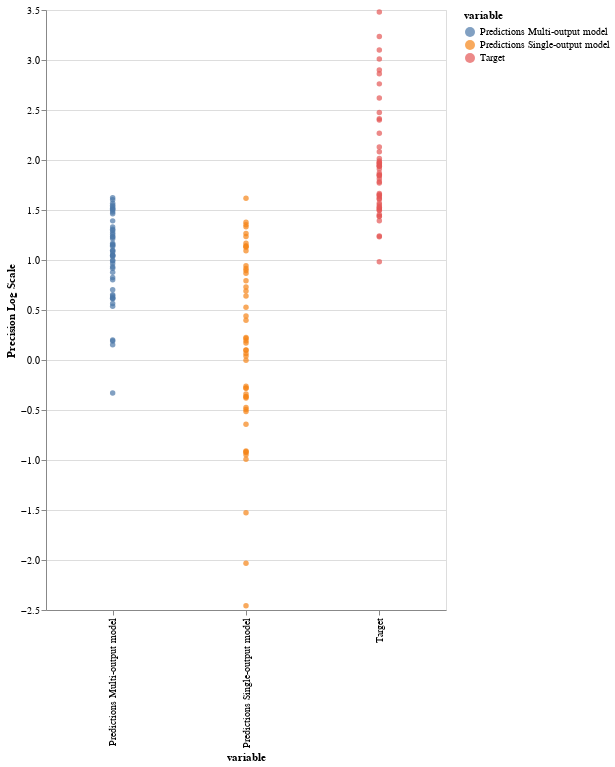

Notebook cell for this chart:
### Code cell
alt.Chart(single_multi_precision_df_f_id_1_melted).mark_circle().encode(
    x='variable:O',
    y='Precision Log Scale:Q',
    color = 'variable'
).properties(
    width = 400,
    height = 600
)

### Figure 1 — Vega-Lite specification as saved in the notebook (floating-point values rounded to 4 significant figures; data arrays with more than 128 entries replaced by an {"elided": "..."} marker saying what was removed)
{"config": {"view": {"continuousWidth": 400, "continuousHeight": 300}}, "data": {"name": "data-56ba2816464406239d05ccbfd04f946e"}, "mark": "circle", "encoding": {"color": {"type": "nominal", "field": "variable"}, "x": {"type": "ordinal", "field": "variable"}, "y": {"type": "quantitative", "field": "Precision Log Scale"}}, "height": 600, "width": 400, "$schema": "https://vega.github.io/schema/vega-lite/v4.8.1.json", "datasets": {"data-56ba2816464406239d05ccbfd04f946e": {"elided": "150 records"}}}
